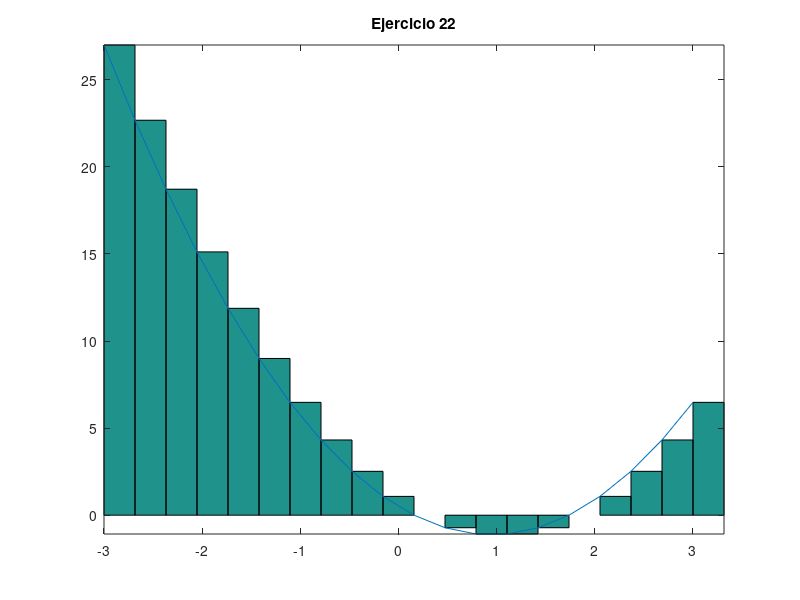

Here is the MATLAB script that generated this plot:
% Titulo: Ejercicio numero 22
% Descripcion: Script para desarrrollar el Ejericio22
% Autor: Irving Jeremy Martinez Avila @Neo
% Fecha: 19 de mayo del 2021

clc, clear
%Dame la funcion.
f=@(x,y) (2*x.^2-3*x);
resultado=integral(f, -3,3);
%resultado de la Integral.
fprintf('El valor de la integral es:%2.1f\n',resultado)
%Num. de rectangulos y intervalos.
a = -3;
b =  3;
n = 20;
base = (b-a)/n;
x =a:base:(b-base);
altura=(2*x.^2)-(3*x);
area = base*altura;
x2 = linspace(-3,3,20);
y2 = (2*x.^2)-(3*x);
%Fin y inicio del intervalo.
xa = linspace(-3,3,20);
yab= (2*x.^2)-(3*x);
g = bar(xa,yab,'histc');
hold on
plot(x2,y2);

%Nombre de la grafica. 
title("Ejercicio 22");
axis tight
